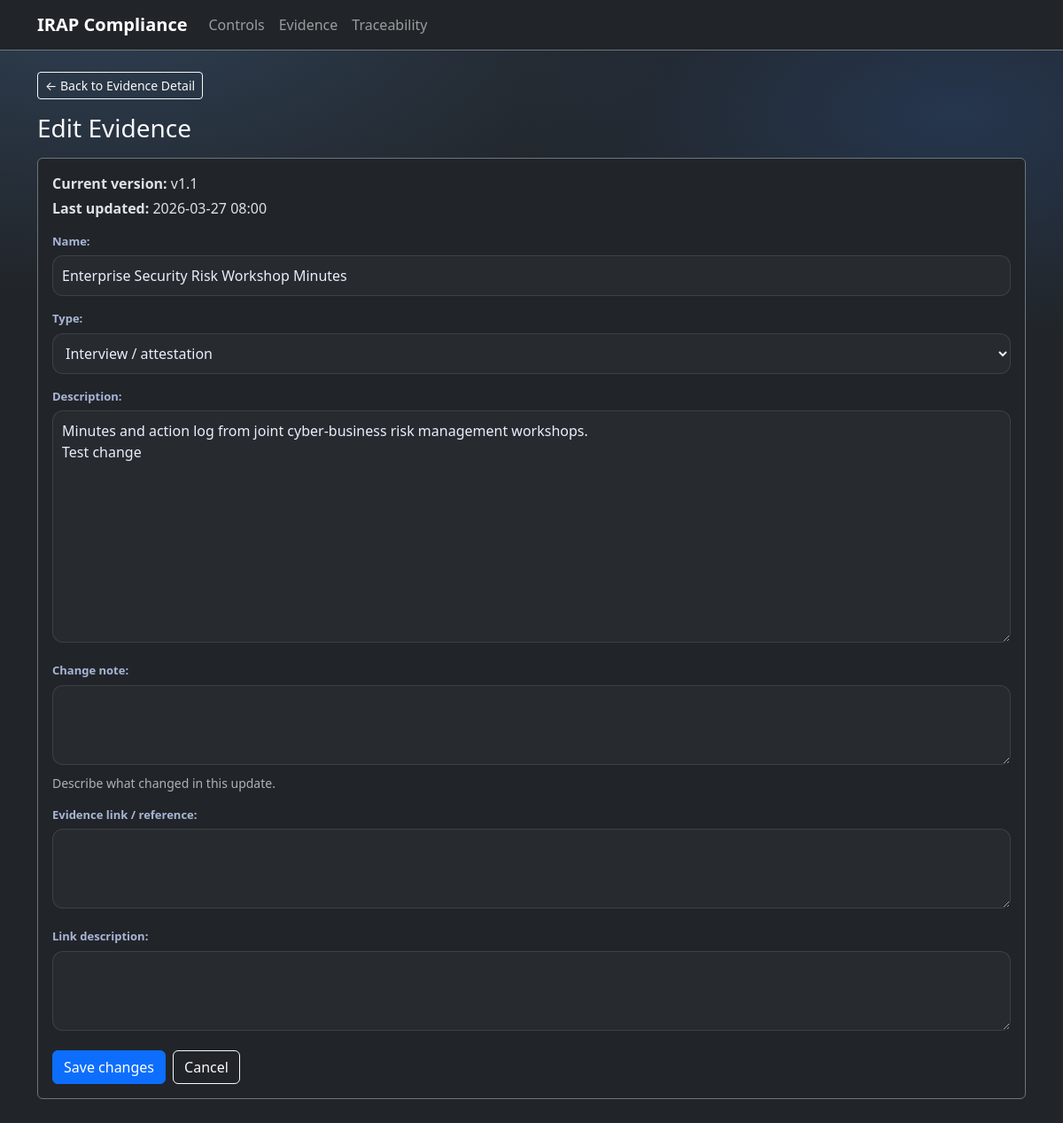
Screenshot of /evidence/6/edit/ with the database file from the repository.
### irap/models.py (models this page shows, shortened)
class TimeStampedModel(models.Model):
    created_at = models.DateTimeField(default=timezone.now, editable=False)
    updated_at = models.DateTimeField(auto_now=True, null=True, blank=True)
    class Meta:
        abstract = True

class Evidence(TimeStampedModel):
    class EvidenceType(models.TextChoices):
        POLICY = "policy", "Policy"
        PROCEDURE = "procedure", "Procedure"
        DIAGRAM = "diagram", "Architecture diagram"
        TICKET = "ticket", "Change ticket"
        LOG = "log", "Log / monitoring"
        ATTESTATION = "attestation", "Interview / attestation"
        OTHER = "other", "Other"
    name = models.CharField(max_length=255)
    type = models.CharField(max_length=64, choices=EvidenceType.choices, default=EvidenceType.OTHER)
    description = models.TextField(blank=True)
    version = models.CharField(max_length=16, default="v1.0")
    controls = models.ManyToManyField(Control, through="EvidenceUsage", related_name="evidence_items")
    class Meta:
        indexes = [
            models.Index(fields=["type"]),
            models.Index(fields=["name"]),
        ]
        ordering = ["name"]

### irap/views.py (the view)
# urls.py: path("evidence/<int:pk>/edit/", views.evidence_edit, name="evidence_edit"),
def evidence_edit(request, pk):
    evidence = get_object_or_404(Evidence, pk=pk)
    if request.method == "POST":
        form = EvidenceEditForm(request.POST, instance=evidence)
        if form.is_valid():
            evidence_obj = form.save(commit=False)
            evidence_obj._change_note = form.cleaned_data.get("change_note", "")
            evidence_obj.save()
            messages.success(request, "Evidence updated with version history.")
            return redirect("irap:evidence_detail", pk=evidence.pk)
    else:
        form = EvidenceEditForm(instance=evidence)
    return render(request, "irap/evidence_edit.html", {"form": form, "evidence": evidence})

### irap/forms.py
class EvidenceEditForm(forms.ModelForm):
    change_note = forms.CharField(
        required=False,
        widget=forms.Textarea(attrs={"rows": 2}),
        label="Change note",
        help_text="Describe what changed in this update."
    )
    url_or_reference = forms.CharField(
        required=False,
        widget=forms.Textarea(attrs={"rows": 2}),
        label="Evidence link / reference"
    )
    link_description = forms.CharField(
        required=False,
        widget=forms.Textarea(attrs={"rows": 2}),
        label="Link description"
    )
    class Meta:
        model = Evidence
        fields = ["name", "type", "description"]

### templates/irap/evidence_edit.html (shortened to what this page needs)
{% extends 'base.html' %}
{% block content %}
  <div class="mb-3">
    <a class="btn btn-outline-light btn-sm" href="{% url 'irap:evidence_detail' evidence.pk %}">&larr; Back to Evidence Detail</a>
  </div>
  <div class="d-flex align-items-center justify-content-between mb-3">
    <h1 class="h3 mb-0">Edit Evidence</h1>
  </div>
  <div class="card bg-dark border-secondary mb-3">
    <div class="card-body">
    <p class="mb-1"><strong>Current version:</strong> {{ evidence.version }}</p>
    <p class="mb-3"><strong>Last updated:</strong> {{ evidence.updated_at|date:"Y-m-d H:i" }}</p>
    <form method="post" action="">
      {% for field in form %}
          <div class="mb-3">
            {{ field.label_tag }}
            {{ field }}
            {% if field.help_text %}
              <div class="text-muted small mt-1">{{ field.help_text }}</div>
            {% endif %}
          </div>
      {% endfor %}
      <div class="d-flex gap-2 flex-wrap mt-2">
        <button class="btn btn-primary" type="submit">Save changes</button>
        <a class="btn btn-outline-light" href="{% url 'irap:evidence_detail' evidence.pk %}">Cancel</a>
      </div>
    </form>
    </div>
  </div>
{% endblock %}

### static/irap/styles.css (style rules this page uses)
:root { --bg: #0b1220; --panel: #121c33; --panel-2: #0f1830; --text: #e8eefc; --muted: #a9b5d6; --border: rgba(255,255,255,0.10); --primary: #60a5fa; --primary-2: #3b82f6; --danger: #fb7185; --success: #34d399; --warn: #fbbf24; }
* { box-sizing: border-box; }
body { margin: 0; font-family: ui-sans-serif, system-ui, -apple-system, Segoe UI, Roboto, Helvetica, Arial, "Apple Color Emoji","Segoe UI Emoji"; background: radial-gradient(1200px 600px at 10% 0%, rgba(96,165,250,0.20), transparent 55%), radial-gradient(1000px 500px at 90% 10%, rgba(59,130,246,0.18), transparent 50%), var(--bg); color: var(--text); }
select, textarea, input[type="text"], input[type="email"], input[type="number"] { width: 100%; padding: 10px 10px; border-radius: 12px; border: 1px solid var(--border); background: rgba(255,255,255,0.03); color: var(--text); }
textarea { min-height: 90px; resize: vertical; }
label { display: block; margin-bottom: 6px; color: var(--muted); font-size: 13px; font-weight: 700; }

### rows the page displays
Evidence: version "v1.1", updated_at "2026-03-27 08:00", form "Enterprise Security Risk Workshop Minutes" "Interview / attestation" "Minutes and action log from joint cyber-business risk management workshops. Test change"

### other values shown
{{ field.label_tag }} "Name:" "Type:" "Description:" "Change note:" "Evidence link / reference:" "Link description:"
{{ field.help_text }} "Describe what changed in this update."
